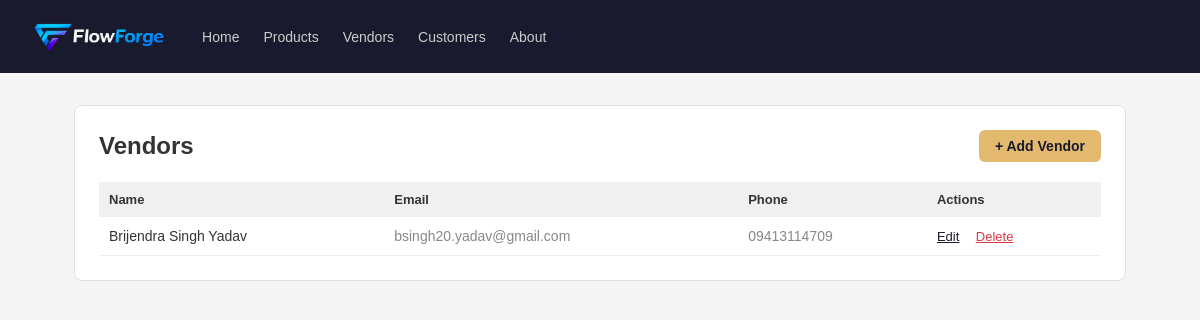
Page /vendors on the earlier database version.
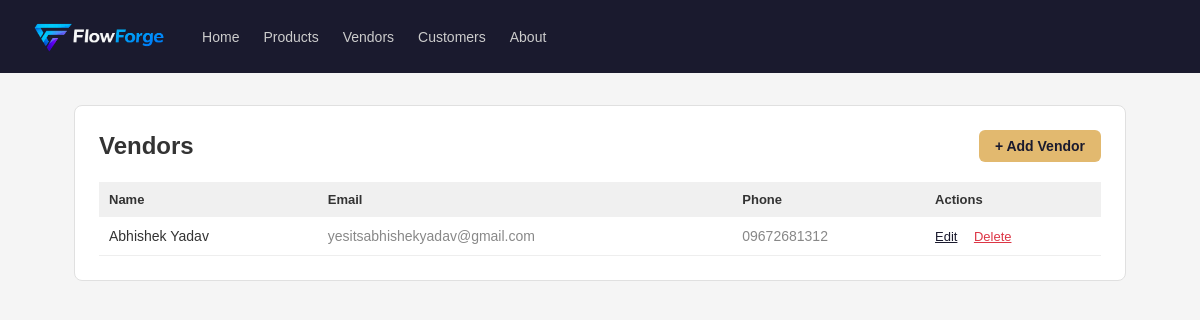
Same page on the later database version.
### tables this page shows
CREATE TABLE vendors (
            id INTEGER PRIMARY KEY AUTOINCREMENT,
            name TEXT NOT NULL,
            email TEXT,
            phone TEXT,
            address TEXT
        );

### App.py (the view)
@app.route('/vendors')
def vendors_list():
    db = get_db()
    vendors = db.execute('SELECT * FROM vendors').fetchall()
    db.close()
    return render_template('vendors/list.html', vendors=vendors)

### database.py (called while the page is built)
def get_db():
    conn = sqlite3.connect(DATABASE)
    conn.row_factory = sqlite3.Row
    return conn

### templates/vendors/list.html (shortened to what this page needs)
{% extends "base.html" %}
{% block content %}
<div class="card">
    <div style="display: flex; justify-content: space-between; align-items: center;">
        <h2>Vendors</h2>
        <a href="/vendors/add" style="background: #e2b96f; color: #1a1a2e; padding: 8px 16px;
           border-radius: 6px; text-decoration: none; font-size: 14px; font-weight: 600;">
            + Add Vendor
        </a>
    </div>
    <table style="width: 100%; border-collapse: collapse; margin-top: 20px;">
        <thead>
            <tr style="background: #f0f0f0;">
                <th style="padding: 10px; text-align: left; font-size: 13px;">Name</th>
                <th style="padding: 10px; text-align: left; font-size: 13px;">Email</th>
                <th style="padding: 10px; text-align: left; font-size: 13px;">Phone</th>
                <th style="padding: 10px; text-align: left; font-size: 13px;">Actions</th>
            </tr>
        </thead>
        <tbody>
            {% for vendor in vendors %}
            <tr style="border-bottom: 1px solid #eee;">
                <td style="padding: 10px; font-size: 14px;">{{ vendor['name'] }}</td>
                <td style="padding: 10px; font-size: 14px; color: #888;">{{ vendor['email'] or '—' }}</td>
                <td style="padding: 10px; font-size: 14px; color: #888;">{{ vendor['phone'] or '—' }}</td>
                <td style="padding: 10px;">
                    <a href="/vendors/edit/{{ vendor['id'] }}"
                       style="font-size: 13px; color: #1a1a2e; margin-right: 12px;">Edit</a>
                    <a href="/vendors/delete/{{ vendor['id'] }}"
                       style="font-size: 13px; color: #dc3545;"
                       onclick="return confirm('Delete karna chahte ho?')">Delete</a>
                </td>
            </tr>
            {% else %}
            <tr>
                <td colspan="4" style="padding: 20px; text-align: center; color: #aaa; font-size: 14px;">
                    Koi vendor nahi abhi. "+ Add Vendor" click karo!
                </td>
            </tr>
            {% endfor %}
        </tbody>
    </table>
</div>
{% endblock %}

### templates/base.html (shortened to what this page needs)
<!DOCTYPE html>
<html lang="en">
<head>
</head>
<body>
    <nav>
        <img src="{{ url_for('static', filename='logo.png') }}" height="45" style="border-radius: 20px;">
        <a href="/">Home</a>
        <a href="/products">Products</a>
        <a href="/vendors">Vendors</a>
        <a href="/customers">Customers</a>
        <a href="/about">About</a>
    </nav>
    <div class="container">
        {% block content %}
        {% endblock %}
    </div>
</body>
</html>

### templates/base.html (style rules this page uses)
* { margin: 0; padding: 0; box-sizing: border-box; }
body { font-family: sans-serif; background: #f5f5f5; color: #333; }
nav { background: #1a1a2e; padding: 14px 24px; display: flex; align-items: center; gap: 24px; }
nav a { color: #ccc; text-decoration: none; font-size: 14px; }
.container { max-width: 1100px; margin: 32px auto; padding: 0 24px; }
.card { background: white; border-radius: 8px; padding: 24px; border: 1px solid #e0e0e0; }

Differences in the rows shown:
removed vendors: name "Brijendra Singh Yadav", email "bsingh20.yadav@gmail.com", phone "09413114709"
added vendors: name "Abhishek Yadav", email "yesitsabhishekyadav@gmail.com", phone "09672681312"
